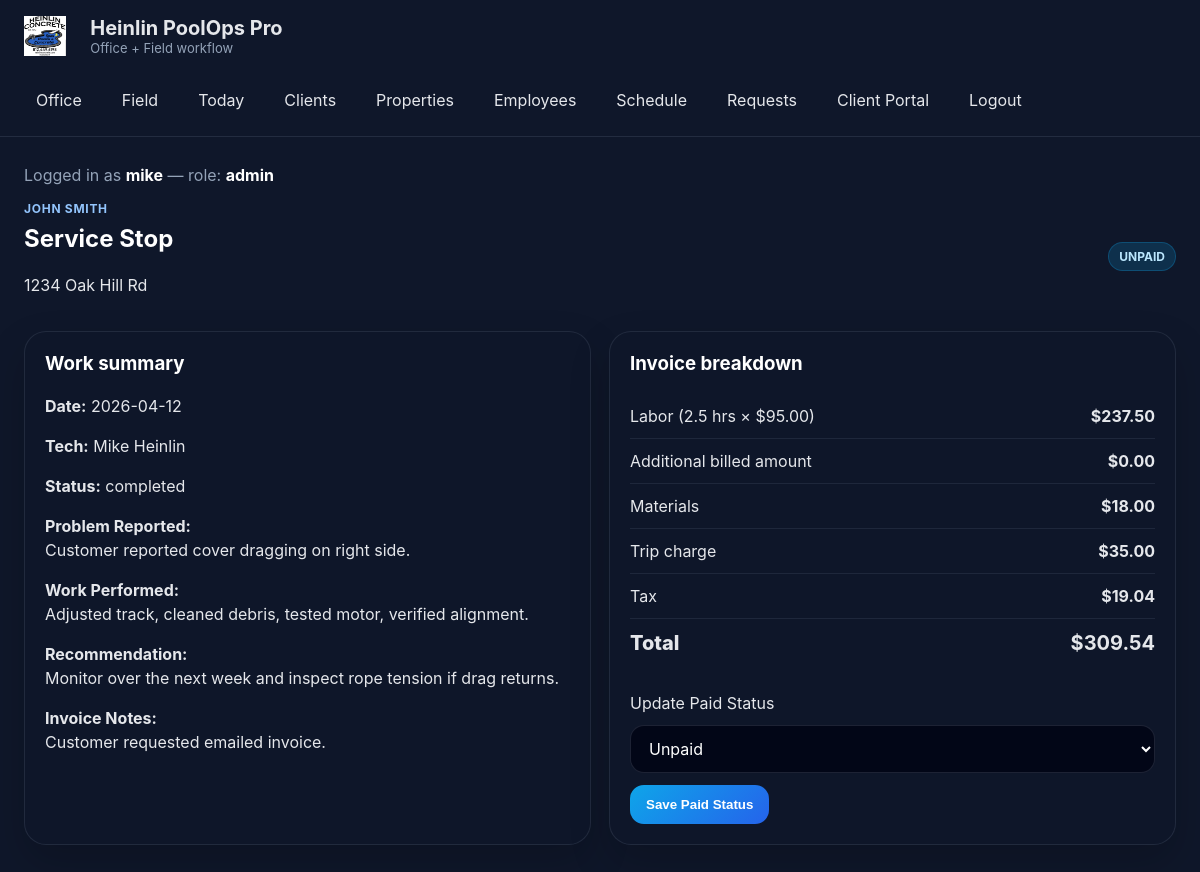
Page /service-stops/1 (signed in) on the committed database.
### app/models.py (models this page shows)
class User(Base):
    __tablename__ = "users"
    id = Column(Integer, primary_key=True, index=True)
    username = Column(String(100), unique=True, nullable=False, index=True)
    password = Column(String(255), nullable=False)
    role = Column(String(50), nullable=False, default="field")  # admin / office / field
    employee_id = Column(Integer, ForeignKey("employees.id"), nullable=True)
    employee = relationship("Employee", back_populates="users")

class Client(Base):
    __tablename__ = "clients"
    id = Column(Integer, primary_key=True, index=True)
    name = Column(String(255), nullable=False)
    phone = Column(String(50), default="")
    email = Column(String(255), default="")
    billing_address = Column(String(255), default="")
    notes = Column(Text, default="")
    properties = relationship("Property", back_populates="client", cascade="all, delete-orphan")

class Property(Base):
    __tablename__ = "properties"
    id = Column(Integer, primary_key=True, index=True)
    client_id = Column(Integer, ForeignKey("clients.id"), nullable=False)
    address = Column(String(255), nullable=False)
    city = Column(String(100), default="")
    state = Column(String(50), default="")
    zip_code = Column(String(20), default="")
    pool_type = Column(String(100), default="")
    cover_type = Column(String(100), default="")
    gate_code = Column(String(100), default="")
    install_year = Column(String(20), default="")
    notes = Column(Text, default="")
    estimate_status = Column(String(50), default="none")
    client = relationship("Client", back_populates="properties")
    service_stops = relationship("ServiceStop", back_populates="property", cascade="all, delete-orphan")
    schedule_items = relationship("ScheduleItem", back_populates="property", cascade="all, delete-orphan")
    client_requests = relationship("ClientRequest", back_populates="property", cascade="all, delete-orphan")

class ServiceStop(Base):
    __tablename__ = "service_stops"
    id = Column(Integer, primary_key=True, index=True)
    property_id = Column(Integer, ForeignKey("properties.id"), nullable=False)
    date = Column(String(50), default="")
    tech_name = Column(String(255), default="")
    status = Column(String(50), default="completed")
    problem_reported = Column(Text, default="")
    work_performed = Column(Text, default="")
    recommendation = Column(Text, default="")
    labor_hours = Column(Float, default=0)
    labor_rate = Column(Float, default=0)
    material_cost = Column(Float, default=0)
    trip_charge = Column(Float, default=0)
    tax = Column(Float, default=0)
    billed_amount = Column(Float, default=0)
    paid_status = Column(String(50), default="unpaid")
    invoice_notes = Column(Text, default="")
    photo_path = Column(String(255), default="")
    property = relationship("Property", back_populates="service_stops")

### app/main.py (the view)
@app.get("/service-stops/{stop_id}", response_class=HTMLResponse)
def service_stop_detail(request: Request, stop_id: int, db: Session = Depends(get_db)):
    current_user = require_roles(request, db, ["admin", "office", "field"])
    stop = (
        db.query(ServiceStop)
        .options(joinedload(ServiceStop.property).joinedload(Property.client))
        .filter(ServiceStop.id == stop_id)
        .first()
    )
    if not stop:
        raise HTTPException(status_code=404, detail="Service stop not found")
    labor_total = float(stop.labor_hours or 0) * float(stop.labor_rate or 0)
    invoice_total = labor_total + float(stop.billed_amount or 0) + float(stop.material_cost or 0) + float(stop.trip_charge or 0) + float(stop.tax or 0)
    return templates.TemplateResponse(
        "service_stop_detail.html",
        {
            "request": request,
            "current_user": current_user,
            "service_stop": stop,
            "labor_total": labor_total,
            "invoice_total": invoice_total,
        },
    )

### app/templates/service_stop_detail.html (shortened to what this page needs)
{% extends "base.html" %}
{% block content %}
<section class="section-head">
    <div>
        <div class="eyebrow">{{ service_stop.property.client.name }}</div>
        <h1>Service Stop</h1>
        <p>{{ service_stop.property.address }}</p>
    </div>
    <div class="badge">{{ service_stop.paid_status }}</div>
</section>
<section class="grid grid-2">
    <div class="card">
        <h3>Work summary</h3>
        <p><strong>Date:</strong> {{ service_stop.date }}</p>
        <p><strong>Tech:</strong> {{ service_stop.tech_name }}</p>
        <p><strong>Status:</strong> {{ service_stop.status }}</p>
        <p><strong>Problem Reported:</strong><br>{{ service_stop.problem_reported }}</p>
        <p><strong>Work Performed:</strong><br>{{ service_stop.work_performed }}</p>
        <p><strong>Recommendation:</strong><br>{{ service_stop.recommendation }}</p>
        <p><strong>Invoice Notes:</strong><br>{{ service_stop.invoice_notes or "—" }}</p>
    </div>
    <div class="card">
        <h3>Invoice breakdown</h3>
        <div class="invoice-line"><span>Labor ({{ service_stop.labor_hours }} hrs × {{ service_stop.labor_rate|money }})</span><strong>{{ labor_total|money }}</strong></div>
        <div class="invoice-line"><span>Additional billed amount</span><strong>{{ service_stop.billed_amount|money }}</strong></div>
        <div class="invoice-line"><span>Materials</span><strong>{{ service_stop.material_cost|money }}</strong></div>
        <div class="invoice-line"><span>Trip charge</span><strong>{{ service_stop.trip_charge|money }}</strong></div>
        <div class="invoice-line"><span>Tax</span><strong>{{ service_stop.tax|money }}</strong></div>
        <div class="invoice-total"><span>Total</span><strong>{{ invoice_total|money }}</strong></div>
        <form method="post" action="/service-stops/{{ service_stop.id }}/paid-status" style="margin-top:24px;">
            <label style="display:block; margin-bottom:10px;">Update Paid Status</label>
            <select name="paid_status" style="margin-bottom:12px;">
                <option value="unpaid" {% if service_stop.paid_status == "unpaid" %}selected{% endif %}>Unpaid</option>
            </select>
            <button class="btn btn-primary" type="submit">Save Paid Status</button>
        </form>
    </div>
</section>
{% endblock %}

### app/templates/base.html (shortened to what this page needs)
<!DOCTYPE html>
<html lang="en">
<head>
    <link rel="stylesheet" href="/static/style.css?v=5">
</head>
<body>
    <header class="topbar">
        <div class="brand">
            <img src="/static/logo.png?v=5" style="height:40px; width:auto; margin-right:10px;" alt="Heinlin Logo">
            <div>
                <div class="brand-title">Heinlin PoolOps Pro</div>
                <div class="brand-subtitle">Office + Field workflow</div>
            </div>
        </div>
        <nav class="nav">
            <a href="/">Office</a>
            <a href="/field">Field</a>
            <a href="/today">Today</a>
            <a href="/clients">Clients</a>
            <a href="/properties">Properties</a>
            <a href="/employees">Employees</a>
            <a href="/schedule">Schedule</a>
            <a href="/requests">Requests</a>
            <a href="/portal/request">Client Portal</a>
            <a href="/logout">Logout</a>
        </nav>
    </header>
    <main class="page-shell">
        {% if current_user %}
        <div style="margin-bottom:16px; color:#94a3b8;">
            Logged in as <strong style="color:#fff;">{{ current_user.username }}</strong>
            — role: <strong style="color:#fff;">{{ current_user.role }}</strong>
        </div>
        {% endif %}
        {% block content %}{% endblock %}
    </main>
</body>
</html>

### app/static/style.css (style rules this page uses)
* { box-sizing: border-box; }
body { margin: 0; font-family: Inter, Arial, sans-serif; background: #0f172a; color: #e5e7eb; }
a { color: #93c5fd; text-decoration: none; }
.topbar { position: sticky; top: 0; z-index: 10; background: rgba(15, 23, 42, 0.96); border-bottom: 1px solid rgba(148, 163, 184, 0.15); padding: 16px 24px; display: flex; gap: 24px; align-items: center; justify-content: space-between; flex-wrap: wrap; }
.brand { display: flex; align-items: center; gap: 14px; }
.brand-title { font-weight: 700; font-size: 20px; }
.brand-subtitle { color: #94a3b8; font-size: 13px; }
.nav { display: flex; gap: 16px; flex-wrap: wrap; }
.nav a { padding: 10px 12px; border-radius: 10px; color: #e5e7eb; }
.page-shell { max-width: 1280px; margin: 0 auto; padding: 28px 24px 48px; }
.hero, .card { background: rgba(15, 23, 42, 0.84); border: 1px solid rgba(148, 163, 184, 0.14); border-radius: 22px; box-shadow: 0 18px 40px rgba(0,0,0,0.18); }
.hero h1, h1, h2, h3 { margin-top: 0; color: white; }
.hero p, p, td, th, label, .muted { line-height: 1.5; }
.btn { display: inline-block; border: 1px solid rgba(148, 163, 184, 0.2); background: rgba(30, 41, 59, 0.9); color: white; padding: 12px 16px; border-radius: 14px; font-weight: 600; }
.btn-primary { background: linear-gradient(135deg, #0ea5e9, #2563eb); border: none; }
.section-head { display: flex; justify-content: space-between; align-items: center; gap: 16px; margin: 6px 0 18px; flex-wrap: wrap; }
.grid { display: grid; gap: 18px; margin-bottom: 20px; }
.grid-2 { grid-template-columns: repeat(2, minmax(0,1fr)); }
.card { padding: 20px; overflow: hidden; }
.badge { display: inline-block; padding: 6px 10px; border-radius: 999px; background: rgba(14, 165, 233, 0.18); color: #bae6fd; border: 1px solid rgba(14, 165, 233, 0.25); font-size: 12px; font-weight: 700; text-transform: uppercase; }
.eyebrow { color: #93c5fd; text-transform: uppercase; letter-spacing: 0.06em; font-size: 12px; font-weight: 700; margin-bottom: 8px; }
input, select, textarea { width: 100%; padding: 12px 14px; border-radius: 14px; border: 1px solid rgba(148, 163, 184, 0.18); background: #020617; color: white; font: inherit; }
.invoice-line, .invoice-total { display: flex; justify-content: space-between; gap: 16px; padding: 12px 0; border-bottom: 1px solid rgba(148, 163, 184, 0.12); }
.invoice-total { font-size: 20px; font-weight: 800; border-bottom: none; }
select { min-height: 44px; }
img { max-width: 100%; }
.badge { white-space: nowrap; }

### rows in the picture
User: username "mike", role "admin"
Client: property.client.name "JOHN SMITH"
Property: property.address "1234 Oak Hill Rd"
ServiceStop: paid_status "UNPAID", date "2026-04-12", tech_name "Mike Heinlin", status "completed", problem_reported "Customer reported cover dragging on right side.", work_performed "Adjusted track, cleaned debris, tested motor, verified alignment.", recommendation "Monitor over the next week and inspect rope tension if drag returns.", invoice_notes "Customer requested emailed invoice.", labor_hours "2.5", labor_rate "$95.00", billed_amount "$0.00", material_cost "$18.00", trip_charge "$35.00", tax "$19.04", paid_status "Unpaid"

### other values in the picture
{{ labor_total|money }} "$237.50"
{{ invoice_total|money }} "$309.54"
